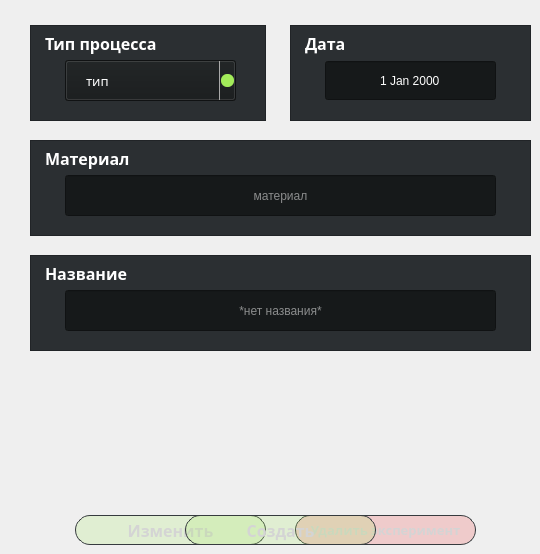
         <widget class="QWidget" name="exp">
          <attribute name="title">
           <string/>
          </attribute>
          <widget class="QFrame" name="frame_13">
           <property name="geometry">
            <rect>
             <x>30</x>
             <y>25</y>
             <width>236</width>
             <height>96</height>
            </rect>
           </property>
           <property name="styleSheet">
            <string notr="true">background-color: rgb(43, 47, 50);
color: white;</string>
           </property>
           <property name="frameShape">
            <enum>QFrame::StyledPanel</enum>
           </property>
           <property name="frameShadow">
            <enum>QFrame::Raised</enum>
           </property>
           <widget class="QLabel" name="label_45">
            <property name="geometry">
             <rect>
              <x>15</x>
              <y>5</y>
              <width>206</width>
              <height>26</height>
             </rect>
            </property>
            <property name="font">
             <font>
              <family>Inter V</family>
              <pointsize>12</pointsize>
              <bold>true</bold>
             </font>
            </property>
            <property name="styleSheet">
             <string notr="true">color: rgb(255, 255, 255);
background-color: transparent;</string>
            </property>
            <property name="text">
             <string>Тип процесса</string>
            </property>
           </widget>
           <widget class="QComboBox" name="comboExpType">
            <property name="geometry">
             <rect>
              <x>35</x>
              <y>35</y>
              <width>171</width>
              <height>41</height>
             </rect>
            </property>
            <property name="font">
             <font>
              <family>Inter V</family>
              <pointsize>10</pointsize>
             </font>
            </property>
            <property name="styleSheet">
             <string notr="true">QComboBox {
	background-color: rgb(22, 25, 26);
	padding-left: 20px;
}

QComboBox::drop-down {
    subcontrol-origin: padding;
    subcontrol-position: top right;
    width: 15px;

    border-left-width: 1px;
    border-left-color: darkgray;
    border-left-style: solid; /* just a single line */
    border-top-right-radius: 3px; /* same radius as the QComboBox */
    border-bottom-right-radius: 3px;
}

QComboBox::down-arrow {
        border-radius: 6px;
	background-color: rgb(163, 236, 90);
}

QComboBox QAbstractItemView {
	background-color: rgb(22, 25, 26);
	text-align:center;
}

QComboBox QAbstractItemView:item {
	background-color: rgb(22, 25, 26);
    border-top-width: 1px;
    border-top-color: darkgray;
    border-top-style: solid; 
    selection-background-color: lightgray;
	text-align:center;
	margin-top: 5px;
margin-left: 5px;
margin-right: 5px;
	padding-left: 25px;
}

QComboBox QAbstractItemView:item:hover {
	background-color: rgba(163, 236, 90, 50);
}</string>
            </property>
            <property name="editable">
             <bool>false</bool>
            </property>
            <property name="currentIndex">
             <number>-1</number>
            </property>
            <property name="placeholderText">
             <string>тип</string>
            </property>
           </widget>
          </widget>
          <widget class="QFrame" name="frame_14">
           <property name="geometry">
            <rect>
             <x>30</x>
             <y>140</y>
             <width>501</width>
             <height>96</height>
            </rect>
           </property>
           <property name="styleSheet">
            <string notr="true">background-color: rgb(43, 47, 50);
color: white;</string>
           </property>
           <property name="frameShape">
            <enum>QFrame::StyledPanel</enum>
           </property>
           <property name="frameShadow">
            <enum>QFrame::Raised</enum>
           </property>
           <widget class="QLabel" name="label_46">
            <property name="geometry">
             <rect>
              <x>15</x>
              <y>5</y>
              <width>206</width>
              <height>26</height>
             </rect>
            </property>
            <property name="font">
             <font>
              <family>Inter V</family>
              <pointsize>12</pointsize>
              <bold>true</bold>
             </font>
            </property>
            <property name="styleSheet">
             <string notr="true">color: rgb(255, 255, 255);
background-color: transparent;</string>
            </property>
            <property name="text">
             <string>Материал</string>
            </property>
           </widget>
           <widget class="QLineEdit" name="materialExp">
            <property name="geometry">
             <rect>
              <x>35</x>
              <y>35</y>
              <width>431</width>
              <height>41</height>
             </rect>
            </property>
            <property name="styleSheet">
             <string notr="true">background-color: rgb(22, 25, 26);
color: White;</string>
            </property>
            <property name="alignment">
             <set>Qt::AlignCenter</set>
            </property>
            <property name="placeholderText">
             <string>материал</string>
            </property>
           </widget>
          </widget>
          <widget class="QPushButton" name="deleteExp">
           <property name="geometry">
            <rect>
             <x>295</x>
             <y>515</y>
             <width>181</width>
             <height>30</height>
            </rect>
           </property>
           <property name="font">
            <font>
             <family>Inter V</family>
             <pointsize>10</pointsize>
             <bold>true</bold>
            </font>
           </property>
           <property name="styleSheet">
            <string notr="true">QPushButton{
	background-color: rgba(242, 54, 54, 50);
	border: 1px solid rgb(54, 59, 62);
border-radius: 15px;
color: rgb(212, 212, 212);
}
QPushButton:hover{
	background-color: rgba(242, 54, 54, 150);
}</string>
           </property>
           <property name="text">
            <string>Удалить эксперимент</string>
           </property>
          </widget>
          <widget class="QFrame" name="frame_18">
           <property name="geometry">
            <rect>
             <x>30</x>
             <y>255</y>
             <width>501</width>
             <height>96</height>
            </rect>
           </property>
           <property name="styleSheet">
            <string notr="true">background-color: rgb(43, 47, 50);
color: white;</string>
           </property>
           <property name="frameShape">
            <enum>QFrame::StyledPanel</enum>
           </property>
           <property name="frameShadow">
            <enum>QFrame::Raised</enum>
           </property>
           <widget class="QLabel" name="label_55">
            <property name="geometry">
             <rect>
              <x>15</x>
              <y>5</y>
              <width>206</width>
              <height>26</height>
             </rect>
            </property>
            <property name="font">
             <font>
              <family>Inter V</family>
              <pointsize>12</pointsize>
              <bold>true</bold>
             </font>
            </property>
            <property name="styleSheet">
             <string notr="true">color: rgb(255, 255, 255);
background-color: transparent;</string>
            </property>
            <property name="text">
             <string>Название</string>
            </property>
           </widget>
           <widget class="QLineEdit" name="nameExp">
            <property name="geometry">
             <rect>
              <x>35</x>
              <y>35</y>
              <width>431</width>
              <height>41</height>
             </rect>
            </property>
            <property name="styleSheet">
             <string notr="true">background-color: rgb(22, 25, 26);
color: White;</string>
            </property>
            <property name="alignment">
             <set>Qt::AlignCenter</set>
            </property>
            <property name="placeholderText">
             <string>*нет названия*</string>
            </property>
           </widget>
          </widget>
          <widget class="QPushButton" name="expEdit">
           <property name="geometry">
            <rect>
             <x>75</x>
             <y>515</y>
             <width>191</width>
             <height>30</height>
            </rect>
           </property>
           <property name="font">
            <font>
             <family>Inter V</family>
             <pointsize>12</pointsize>
             <bold>true</bold>
            </font>
           </property>
           <property name="styleSheet">
            <string notr="true">QPushButton{
	background-color: 	rgba(163, 236, 90, 50);
	border: 1px solid rgb(54, 59, 62);
border-radius: 15px;
color: rgb(212, 212, 212);
}
QPushButton:hover{
	background-color:rgba(163, 236, 90, 150);
}</string>
           </property>
           <property name="text">
            <string>Изменить</string>
           </property>
          </widget>
          <widget class="QFrame" name="dataFrame">
           <property name="geometry">
            <rect>
             <x>290</x>
             <y>25</y>
             <width>241</width>
             <height>96</height>
            </rect>
           </property>
           <property name="styleSheet">
            <string notr="true">background-color: rgb(43, 47, 50);
color: white;</string>
           </property>
           <property name="frameShape">
            <enum>QFrame::StyledPanel</enum>
           </property>
           <property name="frameShadow">
            <enum>QFrame::Raised</enum>
           </property>
           <widget class="QLabel" name="label_57">
            <property name="geometry">
             <rect>
              <x>15</x>
              <y>5</y>
              <width>206</width>
              <height>26</height>
             </rect>
            </property>
            <property name="font">
             <font>
              <family>Inter V</family>
              <pointsize>12</pointsize>
              <bold>true</bold>
             </font>
            </property>
            <property name="styleSheet">
             <string notr="true">color: rgb(255, 255, 255);
background-color: transparent;</string>
            </property>
            <property name="text">
             <string>Дата</string>
            </property>
           </widget>
           <widget class="QDateEdit" name="dateEdit">
            <property name="geometry">
             <rect>
              <x>35</x>
              <y>35</y>
              <width>171</width>
              <height>41</height>
             </rect>
            </property>
            <property name="styleSheet">
             <string notr="true">background-color: rgb(22, 25, 26);
color: White;</string>
            </property>
            <property name="alignment">
             <set>Qt::AlignCenter</set>
            </property>
            <property name="buttonSymbols">
             <enum>QAbstractSpinBox::NoButtons</enum>
            </property>
           </widget>
          </widget>
          <widget class="QPushButton" name="expCreate">
           <property name="enabled">
            <bool>true</bool>
           </property>
           <property name="geometry">
            <rect>
             <x>185</x>
             <y>515</y>
             <width>191</width>
             <height>30</height>
            </rect>
           </property>
           <property name="font">
            <font>
             <family>Inter V</family>
             <pointsize>12</pointsize>
             <bold>true</bold>
            </font>
           </property>
           <property name="styleSheet">
            <string notr="true">QPushButton{
	background-color: 	rgba(163, 236, 90, 50);
	border: 1px solid rgb(54, 59, 62);
border-radius: 15px;
color: rgb(212, 212, 212);
}
QPushButton:hover{
	background-color:rgba(163, 236, 90, 150);
}</string>
           </property>
           <property name="text">
            <string>Создать</string>
           </property>
          </widget>
         </widget>
